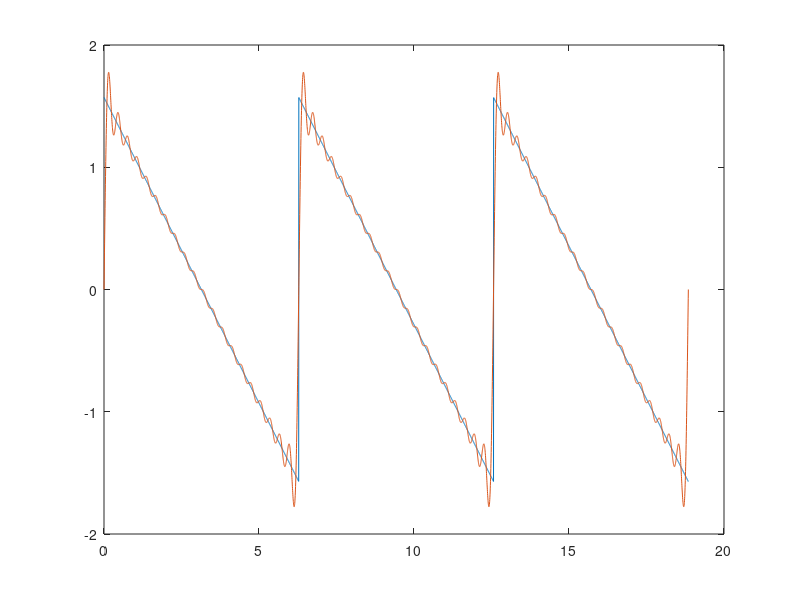
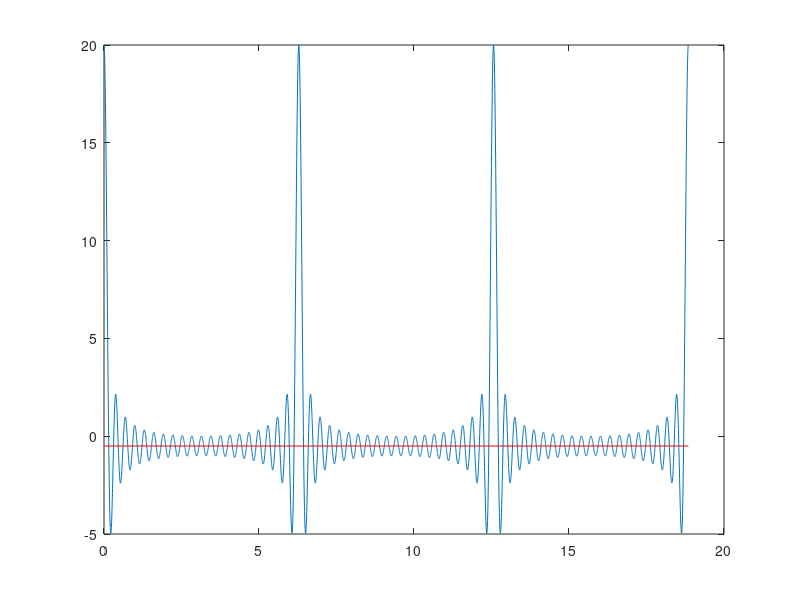
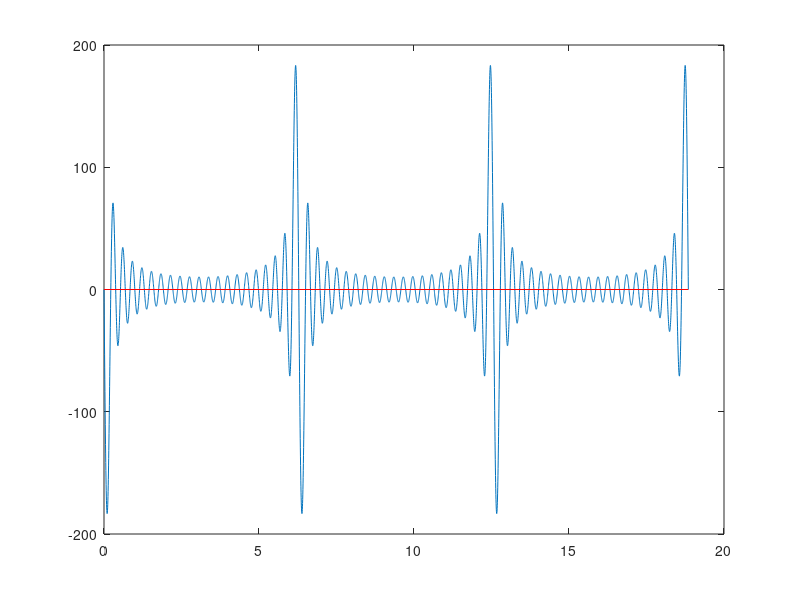

Source code (MATLAB) for these figures, in order:
f_fun = @(x) (pi - mod(x, 2*pi)) / 2;

x = linspace(0, 6*pi - 1e-6, 5001);
f = f_fun(x);

n = 20;
f_ser = 0;
df_ser = 0;
d2f_ser = 0;
for k = 1 : n
    f_ser = f_ser + sin(k*x)/k;
    df_ser = df_ser + cos(k*x);
    d2f_ser = d2f_ser - k*sin(k*x);
end

figure(2)
plot(x, f);
hold on;
plot(x, f_ser);
hold off;

figure(3);
plot(x, df_ser)
line([min(x), max(x)], [-.5, -.5], 'Color', 'red')

figure(4);
plot(x, d2f_ser)
line([min(x), max(x)], [0, 0], 'Color', 'red')
